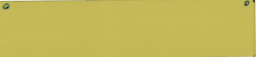
#> input picture image_sets/001_Matt_brachy/calibration/0000.png, 257 x 57 px, given as the content of the folder ../image_sets/001_Matt_brachy/measurement, which was not available
$ python film_channel_spline_test.py
#> lines starting #> are read from the running program, lines starting #| are printed output that depends on the picture; pictures that were not available may be replaced by others from this repository, and a replacement may not be noted
from mpl_toolkits.mplot3d import axes3d
from matplotlib.pyplot import *
from matplotlib.image import *
from numpy import *
from scipy.interpolate import *
from scipy.optimize import curve_fit
from glob import glob
import os

def func(x, a, b, c):
  return -log((a + b*x)/(c + x))

def func_output(x, param):
	return func(x, param[0], param[1], param[2])

def pull_filename(fullPath):
	# Converts full path name into just the file name with extension removed
	# Used to make titles and to pull Dose value out of file names

	filename = os.path.basename(fullPath)
	result = filename[0:len(filename)-4]

	return result


imageset = '001_Matt_brachy'


calibrationFiles = glob('../image_sets/'+imageset+'/calibration/*.png')
numFiles = shape(calibrationFiles)[0]
# ax = range(numFiles)
# fig1 = figure(1)
# clf()

measurementFiles = glob('../image_sets/'+imageset+'/measurement/*.png')
im = imread(measurementFiles[0])
#> im is the input picture: shape (57, 257, 3) float32; mean R, G, B 0.766, 0.722, 0.35

# axLeft = subplot2grid((int(ceil(numFiles/2)+1),3),(0,0),rowspan=int(ceil(numFiles/2)))

# title(pull_filename(measurementFiles[0]))

redDose = 1 - im[:,:,0];
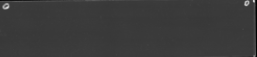
#> redDose: shape (57, 257) float32; min 0, max 0.867, mean 0.233

dim = shape(redDose);
#> dim = (57, 257)
x, y = mgrid[0:dim[0], 0:dim[1]]

# colWash = axLeft.imshow(redDose, cmap=cm.jet, vmin=0, vmax=1, interpolation='none', extent=[y.min(),y.max(),x.max(),x.min()])

calibrationDose = zeros(numFiles)
redMean = zeros(numFiles)
redStd = zeros(numFiles)
blueMean = zeros(numFiles)
blueStd = zeros(numFiles)
greenMean = zeros(numFiles)
greenStd = zeros(numFiles)

for i in range(numFiles):

	# ax[i] = subplot2grid( ( int(ceil(numFiles/2)+1), 3 ), (int(floor(i/2)), mod(i,2) + 1) )

	im = imread(calibrationFiles[i])

	calibrationDose[i] = float(pull_filename(calibrationFiles[i]))

	dim = shape(im[:,:,0])
	y, x = mgrid[0:dim[0], 0:dim[1]]

	x = x *2.54/70
	y = y * 2.54/70

	imred = zeros(shape(im))
	imblue = zeros(shape(im))
	imgreen = zeros(shape(im))

	imred[:,:,0] = im[:,:,0]
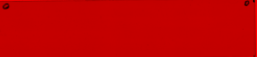
#> imred: shape (57, 257, 3) float64; mean R, G, B 0.767, 0, 0
	imgreen[:,:,1] = im[:,:,1]
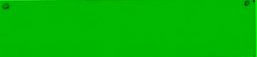
#> imgreen: shape (57, 257, 3) float64; mean R, G, B 0, 0.722, 0
	imblue[:,:,2] = im[:,:,2]
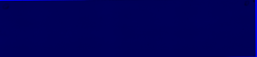
#> imblue: shape (57, 257, 3) float64; mean R, G, B 0, 0, 0.35


	# Still need conversions before it is dose
	redDose = 1 - im[:,:,0]
	greenDose = 1 - im[:,:,1]
	blueDose = 1 - im[:,:,2]
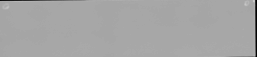
#> blueDose: shape (57, 257) float32; min 0, max 0.788, mean 0.65

	center = (x>x.min()+2) & (x<x.max()-2) & (y>y.min()+0.5) & (y<y.max()-0.5);

	redMean[i] = mean(redDose[center])
	redStd[i] = std(redDose[center])
	greenMean[i] = mean(greenDose[center])
	greenStd[i] = std(greenDose[center])
	blueMean[i] = mean(blueDose[center])
	blueStd[i] = std(blueDose[center])
#> pass 2 of the loop `for i in range(numFiles):`:
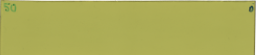
#> input picture image_sets/001_Matt_brachy/calibration/0050.png, 257 x 55 px
#> im is the input picture: shape (55, 257, 3) float32; mean R, G, B 0.679, 0.679, 0.345
#> imred: shape (55, 257, 3) float64
#> imgreen: shape (55, 257, 3) float64
#> imblue: shape (55, 257, 3) float64
#> `redDose = 1 - im[:,:,0]`:
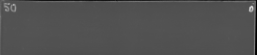
#> redDose: shape (55, 257) float32; min 0, max 0.831, mean 0.321
#> greenDose: shape (55, 257) float32
#> `blueDose = 1 - im[:,:,2]`:
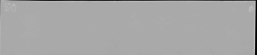
#> blueDose: shape (55, 257) float32; min 0, max 0.757, mean 0.655
#> pass 3 of the loop `for i in range(numFiles):`:
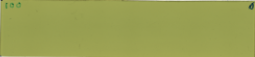
#> input picture image_sets/001_Matt_brachy/calibration/0100.png, 255 x 57 px
#> im is the input picture: shape (57, 255, 3) float32; mean R, G, B 0.604, 0.629, 0.324
#> imred: shape (57, 255, 3) float64
#> imgreen: shape (57, 255, 3) float64
#> imblue: shape (57, 255, 3) float64
#> `redDose = 1 - im[:,:,0]`:
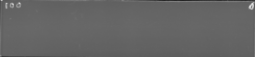
#> redDose: shape (57, 255) float32; min 0.137, max 0.867, mean 0.396
#> greenDose: shape (57, 255) float32
#> `blueDose = 1 - im[:,:,2]`:
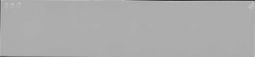
#> blueDose: shape (57, 255) float32; min 0.231, max 0.784, mean 0.676
#> the loop made 4 passes; the first 3 are shown


	# [10 lines of commented-out code are left out]

redLsqParam, redLsqCov = curve_fit(func,calibrationDose,redMean)
#> redLsqParam = [172.8, 0.403, 217.4]; redLsqCov = [[1330.7, -1.85, 1690], [-1.85, 0.00261, -2.34], [1690, -2.34, 2147]]
greenLsqParam, greenLsqCov = curve_fit(func,calibrationDose,greenMean)
blueLsqParam, blueLsqCov = curve_fit(func,calibrationDose,blueMean)

xi = linspace(calibrationDose.min(),calibrationDose.max(),100)

# [11 lines of commented-out code are left out]


fig2 = figure(3)
clf()

plot(calibrationDose,redMean, 'r.')
plot(xi,func_output(xi, redLsqParam), 'r-')

plot(calibrationDose,greenMean, 'g.')
plot(xi,func_output(xi, greenLsqParam), 'g-')

plot(calibrationDose,blueMean, 'b.')
plot(xi,func_output(xi, blueLsqParam), 'b-')


show()
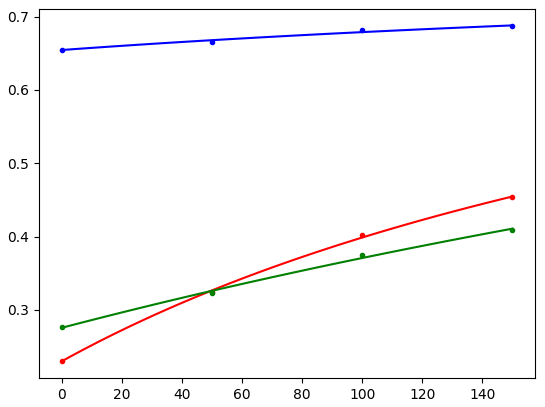
#> figure drawn by matplotlib, 1 panel; curve peaks at x = 150, y = 0.455
